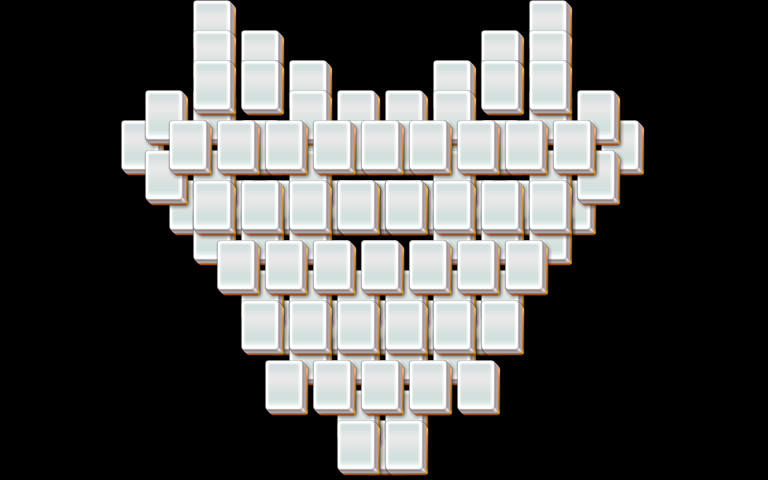

A level layout from a 2D game, rendered from its tile map. Below: a short description, then the map file with tile-grid data replaced by summaries:
An orthogonal 32x16 tile map with 24x30 px tiles, 3 tile layers (layer1, layer2, layer3).

<map version="1.0" orientation="orthogonal" width="32" height="16" tilewidth="24" tileheight="30">
 <properties>
  <property name="species" value="20" />
 </properties>
 <tileset firstgid="1" name="mahjong" tilewidth="48" tileheight="60">
  <image source="mahjong.png" />
 </tileset>
 <layer name="layer1" width="32" height="16">
  <data>[512 cells, 41 non-empty, 1 distinct tile ids]</data>
 </layer>
 <layer name="layer2" width="32" height="16">
  <data>[512 cells, 40 non-empty, 1 distinct tile ids]</data>
 </layer>
 <layer name="layer3" width="32" height="16">
  <data>[512 cells, 41 non-empty, 1 distinct tile ids]</data>
 </layer>
</map>
